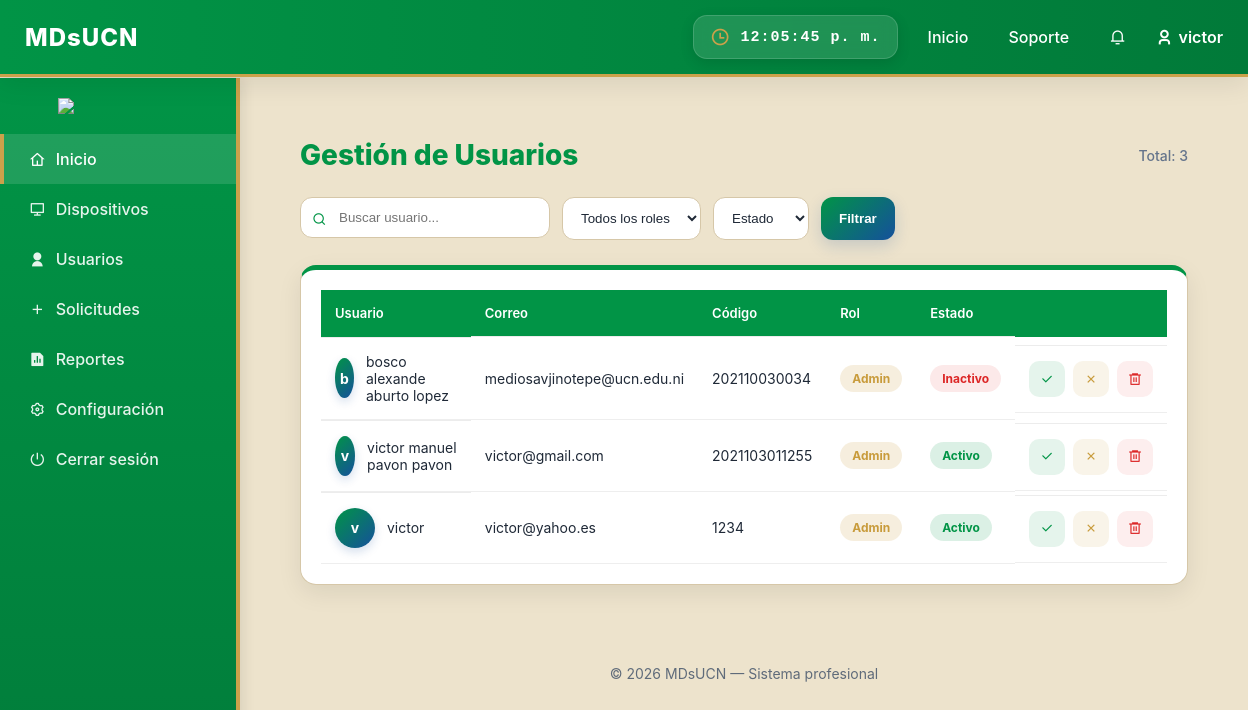
The app's page /panel/usuarios/ (signed in) with its own data.
### appOne/models.py (models this page shows, shortened)
class Usuario(AbstractUser):
    username = models.CharField(max_length=150, unique=True)
    nombre_completo = models.CharField(max_length=150)
    correo_institucional = models.EmailField(unique=True)
    codigo = models.CharField(max_length=20, unique=True)
    rol = models.CharField(max_length=20, choices=ROLES, default="Docente")
    USERNAME_FIELD = "correo_institucional"
    REQUIRED_FIELDS = ["username", "nombre_completo", "codigo"]
    objects = UsuarioManager()

### appOne/views.py (the view, shortened to what this page needs)
# urls.py: path('panel/usuarios/', views.panel_usuarios, name='panel_usuarios'),
@login_required
def panel_usuarios(request):
    if request.user.rol != "Admin":
        messages.error(request, "No tienes permisos para ver esta sección.")
        return redirect('dashboard')
    buscar = request.GET.get('buscar')
    rol = request.GET.get('rol')
    estado = request.GET.get('estado')
    usuarios = Usuario.objects.all()
    if rol:
        usuarios = usuarios.filter(rol=rol)
    if estado == "activo":
        usuarios = usuarios.filter(is_active=True)
    elif estado == "inactivo":
        usuarios = usuarios.filter(is_active=False)
    context = {
        'usuarios': usuarios,
    }
    return render(request, 'appOne/panel_usuarios.html', context)

### appOne/templates/appOne/panel_usuarios.html (shortened to what this page needs)
{% extends "appOne/dashboard.html" %}
{% load static %}
{% block extra_css %}
<link rel="stylesheet" href="{% static 'appOne/css/usuario.css' %}">
<link href="https://cdn.jsdelivr.net/npm/remixicon/fonts/remixicon.css" rel="stylesheet">
{% endblock %}
{% block contenido %}
<div class="usuarios-container">
    <div class="header-usuarios">
        <h2>Gestión de Usuarios</h2>
        <span class="total-users">Total: {{ usuarios|length }}</span>
    </div>
    <form method="GET" class="filtros-usuarios">
        <div class="input-group">
            <i class="ri-search-line"></i>
            <input type="text" name="buscar"
                placeholder="Buscar usuario..."
                value="{{ request.GET.buscar }}">
        </div>
        <select name="rol">
            <option value="">Todos los roles</option>
        </select>
        <select name="estado">
            <option value="">Estado</option>
        </select>
        <button type="submit" class="btn-filtrar">Filtrar</button>
    </form>
    <div class="table-wrapper">
        <table class="table-dashboard">
            <thead>
                <tr>
                    <th>Usuario</th>
                    <th>Correo</th>
                    <th>Código</th>
                    <th>Rol</th>
                    <th>Estado</th>
                    <th></th>
                </tr>
            </thead>
            <tbody>
                {% for u in usuarios %}
                <tr>
                    <td class="user-cell">
                        <div class="avatar">
                            {{ u.nombre_completo|slice:":1" }}
                        </div>
                        <span>{{ u.nombre_completo }}</span>
                    </td>
                    <td>{{ u.correo_institucional }}</td>
                    <td>{{ u.codigo }}</td>
                    <td>
                        <span class="rol {{ u.rol|lower }}">
                            {{ u.rol }}
                        </span>
                    </td>
                    <td>
                        {% if u.is_active %}
                            <span class="estado activo">Activo</span>
                        {% else %}
                            <span class="estado inactivo">Inactivo</span>
                        {% endif %}
                    </td>
                    <td class="acciones">
                        <a href="{% url 'aprobar_usuario' u.id %}" class="btn success">
                            <i class="ri-check-line"></i>
                        </a>
                        <a href="{% url 'rechazar_usuario' u.id %}" class="btn warning">
                            <i class="ri-close-line"></i>
                        </a>
                        <a href="{% url 'eliminar_usuario' u.id %}"
                           onclick="return confirm('¿Eliminar usuario?');"
                           class="btn danger">
                            <i class="ri-delete-bin-6-line"></i>
                        </a>
                    </td>
                </tr>
                {% empty %}
                <tr>
                    <td colspan="6" class="no-data">
                        No hay usuarios registrados
                    </td>
                </tr>
                {% endfor %}
            </tbody>
        </table>
    </div>
</div>
{% endblock %}

### appOne/templates/appOne/dashboard.html (shortened to what this page needs)
{% load static %}
<!DOCTYPE html>
<html lang="es">
<head>
  <link rel="stylesheet" href="{% static 'appOne/css/dashboard.css' %}">
  <link href="https://cdn.jsdelivr.net/npm/remixicon/fonts/remixicon.css" rel="stylesheet">
  {% block extra_css %}{% endblock %}
</head>
<body>
  <header class="navegacion">
    <nav class="nav">
      <div class="nav-left">
        <h1>MDsUCN</h1>
      </div>
      <div class="nav-right">
        <div class="clock-box">
          <i class="ri-time-line"></i>
          <span id="clock-nicaragua">00:00:00</span>
        </div>
        <ul class="menu">
          <li><a href="#">Inicio</a></li>
          <li><a href="#">Soporte</a></li>
          <li class="notif-dropdown">
            <a href="#">
              <i class="ri-notification-3-line"></i>
            </a>
          </li>
          <li class="user">
            <i class="ri-user-3-line"></i> {{ request.user.username }}
          </li>
        </ul>
      </div>
    </nav>
  </header>
  <div class="container">
    <aside class="sidebar">
      <div class="logo">
        <img src="https://uploads.onecompiler.io/43nzu6ce2/43x2n985z/eslogan%20.png">
      </div>
      <nav>
        <a href="{% url 'dashboardinicio' %}" class="active">
          <i class="ri-home-4-line"></i> Inicio
        </a>
        <a href="{% url 'listardispositivos' %}">
          <i class="ri-computer-line"></i> Dispositivos
        </a>
        {% if request.user.rol == "Admin" %}
        <a href="{% url 'panel_usuarios' %}">
          <i class="ri-user-fill"></i> Usuarios
        </a>
        <a href="{% url 'solicitudes_prestamos' %}">
          <i class="ri-add-fill"></i> Solicitudes
        </a>
        {% endif %}
        <a href="{% url 'reportes' %}">
          <i class="ri-file-chart-fill"></i> Reportes
        </a>
        <a href="{% url 'configuracion' %}">
          <i class="ri-settings-3-line"></i> Configuración
        </a>
        <a href="{% url 'logout' %}">
          <i class="ri-shut-down-line"></i> Cerrar sesión
        </a>
      </nav>
    </aside>
    <main class="main-content">
      {% block contenido %}{% endblock %}
    </main>
  </div>
  <footer>
    <p>© 2026 MDsUCN — Sistema profesional</p>
  </footer>
</body>
</html>

### appOne/static/appOne/css/dashboard.css (style rules this page uses)
:root { --bg: #EDE3CC; --card-bg: #ffffff; --sidebar-bg: #019446; --sidebar-hover: #017a39; --primary: #019446; --primary-hover: #017a39; --secondary: #15509C; --secondary-hover: #104E9B; --gold: #CBA14B; --gold-dark: #C89B3B; --text-main: #1f2937; --text-secondary: #5f6b7a; --border: #d6c7a8; --danger: #dc2626; --shadow: 0 4px 12px rgba(0,0,0,0.08); --radius: 12px; }
* { margin: 0; padding: 0; box-sizing: border-box; transition: 0.2s; }
body { font-family: 'Inter', sans-serif; background: var(--bg); color: var(--text-main); }
.navegacion { background: linear-gradient( 90deg, var(--primary), var(--primary-hover) ); border-bottom: 3px solid var(--gold); position: fixed; width: 100%; top: 0; z-index: 1000; box-shadow: var(--shadow); }
.nav { display: flex; justify-content: space-between; align-items: center; padding: 15px 25px; }
.nav-left h1 { color:white; font-size:24px; font-weight:800; letter-spacing:1px; }
.nav-right { display:flex; align-items:center; gap:20px; }
.clock-box { display:flex; align-items:center; gap:10px; background:rgba(255,255,255,0.12); padding:10px 16px; border-radius:14px; border:1px solid rgba(255,255,255,0.15); backdrop-filter: blur(8px); box-shadow:0 4px 14px rgba(0,0,0,0.12); }
.clock-box i { font-size:20px; color:var(--gold); }
#clock-nicaragua { color:white; font-size:15px; font-weight:700; letter-spacing:1px; font-family:'Courier New', monospace; }
.menu { display: flex; gap: 20px; list-style: none; align-items: center; }
.menu a { color: white; text-decoration: none; font-weight: 500; padding: 8px 10px; border-radius: 6px; }
.user { color:white; font-weight:600; display:flex; align-items:center; gap:6px; }
.notif-dropdown { position: relative; }
.container { display: flex; margin-top: 78px; }
.sidebar { width: 240px; background: linear-gradient( 180deg, var(--primary), var(--primary-hover) ); height: 100vh; position: fixed; border-right: 4px solid var(--gold); overflow-y: auto; box-shadow: 4px 0 12px rgba(0,0,0,0.08); }
.sidebar img { width: 120px; margin: 20px auto; display: block; }
.sidebar a { display: flex; align-items: center; gap: 10px; padding: 15px 25px; color: rgba(255,255,255,0.90); text-decoration: none; font-weight: 500; border-left: 4px solid transparent; }
.sidebar a.active { background: rgba(255,255,255,0.12); color: white; border-left: 4px solid var(--gold); }
.main-content { margin-left: 240px; padding: 30px; width: 100%; }
.table-wrapper { margin-top: 25px; background: var(--card-bg); padding: 20px; border-radius: var(--radius); border: 1px solid var(--border); box-shadow: var(--shadow); }
.table-dashboard { width: 100%; border-collapse: collapse; }
.table-dashboard th { text-align: left; padding: 14px 10px; background: var(--primary); color: white; font-weight: 600; }
.table-dashboard td { padding: 14px 10px; border-bottom: 1px solid #eee; }
.estado { padding: 5px 12px; border-radius: 20px; font-size: 12px; font-weight: 600; }
footer { margin-left: 240px; text-align: center; padding: 20px; color: var(--text-secondary); font-size: 14px; }

### records on screen
Usuario: user.username "victor", nombre_completo "v", nombre_completo "victor manuel pavon pavon", correo_institucional "victor@gmail.com", codigo "2021103011255", rol "Admin", is_active "Activo"
Usuario: nombre_completo "b", nombre_completo "bosco alexande aburto lopez", correo_institucional "mediosavjinotepe@ucn.edu.ni", codigo "202110030034", rol "Admin", is_active "Inactivo"
Usuario: nombre_completo "v", nombre_completo "victor", correo_institucional "victor@yahoo.es", codigo "1234", rol "Admin", is_active "Activo"

### other values on screen
{{ usuarios|length }} "3"
